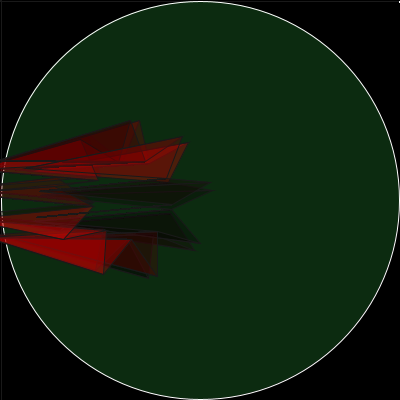
Frame 1 (no input)
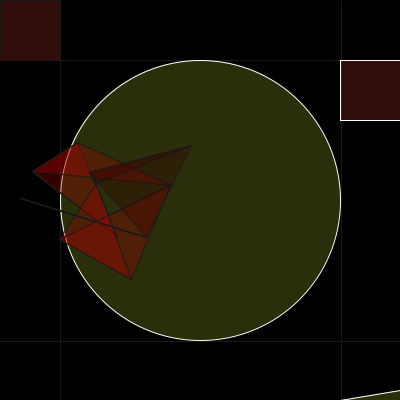
Frame 60 (the mouse pressed at the canvas centre just before this capture)
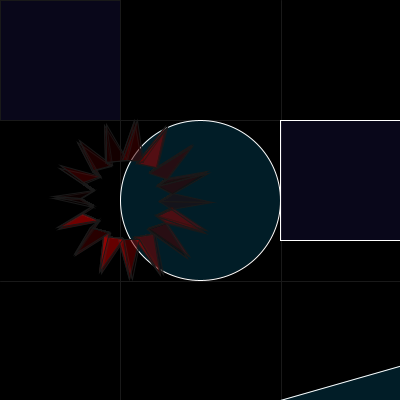
Frame 120 (the mouse held since frame 60 and released just before this capture)

The Processing sketch that drew these frames (run headless with seeded random() and noise(); from frame 60 on, the mouse is pressed at the canvas centre):

// Processing sketch: processing_6628
// ── processing_6628.pde


 
int a = 0;      
int b = 400;
int c = 400;
int d = 400;
int e = 400;
int f = 400;
int g = 400;
int h = 400;
int i = 400;

void setup()
{
  
 
  size(400, 400);
  stroke(255);
  frameRate(35);
  

}
void draw()
{
 background(0); 
 a = a + 1;
  
 stroke(25);
  line(a, 0, a, height);
  
  if(a > width){ 
    a = 0;
  }
    line(0, a, 720, a);
    line(d, 0, d, 480);
    line(0, e, 720, e);
  
  
  
  stroke(25);
   fill(random(255), random(255), random(255), 50);
  rect(0, 0, a, a);
   if(a > height) {
    a = 0;
   }
    
    b = b - 1;
    c = c - 1;
    stroke(255);
    rect(b, a, c, a);
    if(b < 0)
    b = 400;
    
    d = d - 1;
    e = e - 1;
    fill(random(255), random(255), random(255), 50);
    triangle(400, 400, d, 400, 700, e);
    if(d == 0)
    d = 400;
    if(e < 0)
    e = 400;
   
     f = f - 2;
 g = g - 2;
 h = h + 2;
 i = i + 2;
 
ellipseMode(CORNERS);
  ellipse(a, a, d, d);  

ellipseMode(CORNERS);
ellipse(d, d, e, e);

 int x = width/3;
int y = height/2;
int outerRad = 80;
int innerRad = 40;
float px = 0, py = 0, angle = 0;
float pts = random(40);
float rot = 360.0/pts;


stroke(255);
fill(random(255), 0, 0, 80);
beginShape(TRIANGLE_STRIP); 
for (int i = 0; i < pts; i++) {
  px = x + cos(radians(angle))*outerRad;
  py = y + sin(radians(angle))*outerRad;
  angle += rot;
  vertex(px, py);
  px = x + cos(radians(angle))*innerRad;
  py = y + sin(radians(angle))*innerRad;
  vertex(px, py); 
  angle += rot;
  
 float m = a;
int n = height/2;
int outerRadM = 80;
int innerRadM = 40;
float pm = 0, pn = 0, angleM = 0;
float ptsM = random(40);
float rotM = 360.0/pts;


stroke(25);
fill(random(255), 0, 0, 80);
beginShape(TRIANGLE_STRIP); 
for (int iM = 0; iM < pts; iM++) {
  pm = m + cos(radians(angle))*outerRadM;
  pn = n + sin(radians(angle))*outerRadM;
  angleM += rotM;
  vertex(px, py);
  pm = m + cos(radians(angle))*innerRadM;
  pn = n + sin(radians(angle))*innerRadM;
  vertex(pm, pn); 
  angleM += rotM;
  
   
  
    }
    
  }

  
  }



  
